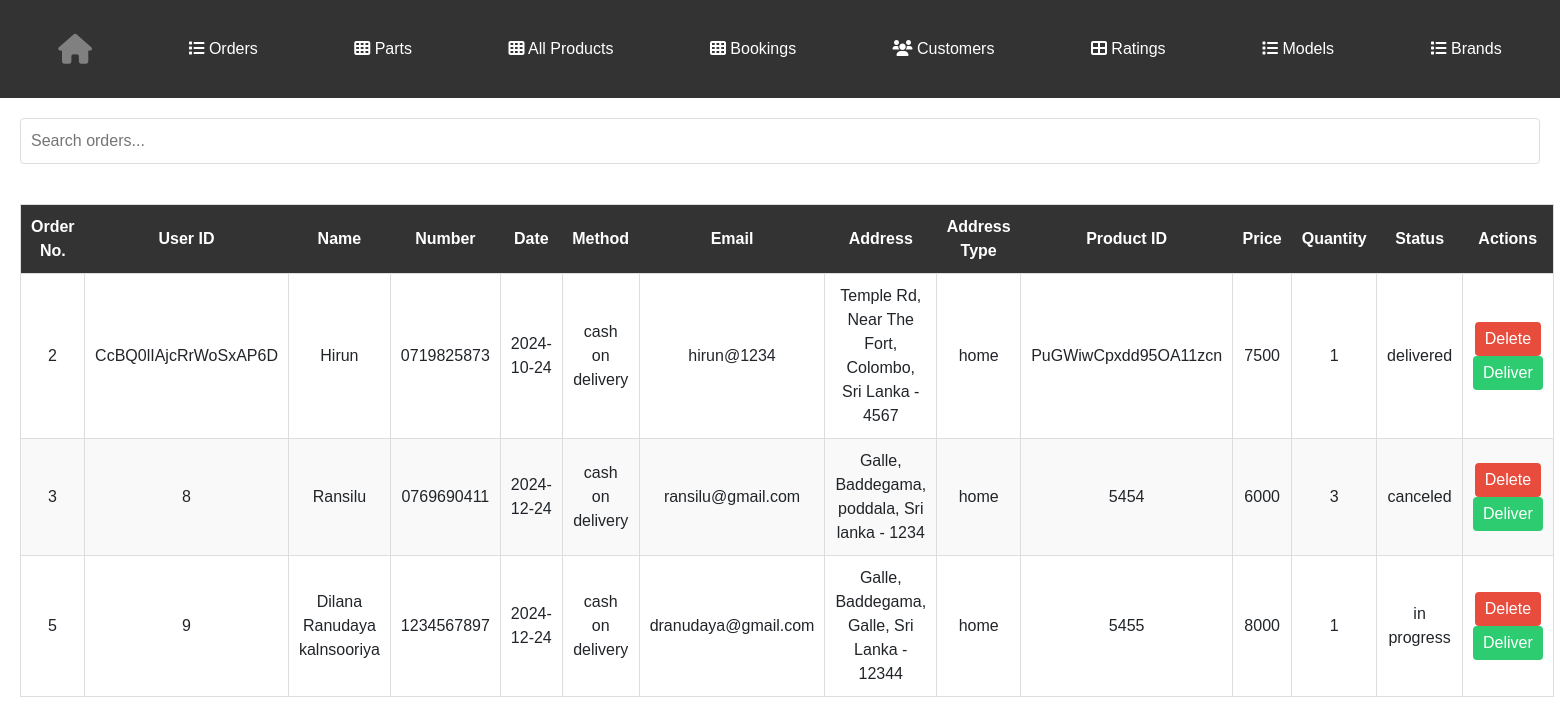
The app's page /admin_panel/adminView/viewAllOrders.php with its own data.
### tables this page shows
CREATE TABLE `orders` (
  `id` int(20) NOT NULL,
  `user_id` varchar(20) NOT NULL,
  `name` varchar(50) NOT NULL,
  `number` varchar(10) NOT NULL,
  `email` varchar(50) NOT NULL,
  `address` varchar(200) NOT NULL,
  `address_type` varchar(10) NOT NULL,
  `method` varchar(50) NOT NULL,
  `product_id` varchar(20) NOT NULL,
  `price` varchar(10) NOT NULL,
  `qty` varchar(2) NOT NULL,
  `date` date NOT NULL DEFAULT current_timestamp(),
  `status` varchar(50) NOT NULL DEFAULT 'in progress'
);

### admin_panel/adminView/viewAllOrders.php (the view, shortened to what this page needs)
<?php
include_once "../config/dbconnect.php";
$query = "SELECT * FROM orders";
$result = $conn->query($query);
?>
<!DOCTYPE html>
<html lang="en">
<head>
    <link rel="stylesheet" href="https://cdnjs.cloudflare.com/ajax/libs/font-awesome/6.0.0-beta3/css/all.min.css">
    <link rel="stylesheet" href="https://stackpath.bootstrapcdn.com/bootstrap/4.5.2/css/bootstrap.min.css">
</head>
<body>
<div class="navbar">
    <a href="../index.php">
        <i class="fa fa-home" style="display: block; color: grey; font-size: 30px; margin: 10px 0;"></i>
    </a>
    <a href="viewAllOrders.php"><i class="fa fa-list"></i> Orders</a>
    <a href="viewParts.php"><i class="fa fa-th"></i> Parts</a>
    <a href="viewAllProducts.php"><i class="fa fa-th"></i> All Products</a>
    <a href="bookingad.php"><i class="fa fa-th"></i> Bookings</a>
    <a href="viewCustomers.php"><i class="fa fa-users"></i> Customers</a>
    <a href="viewRating.php"><i class="fa fa-th-large"></i> Ratings</a>
    <a href="models.php"><i class="fa fa-list"></i> Models</a>
    <a href="brands.php"><i class="fa fa-list"></i> Brands</a>
</div>
    <div id="main">
        <input type="text" id="searchBar" placeholder="Search orders..." onkeyup="searchTable()">
        <table id="orderTable">
            <thead>
                <tr>
                    <th>Order No.</th>
                    <th>User ID</th>
                    <th>Name</th>
                    <th>Number</th>
                    <th>Date</th>
                    <th>Method</th>
                    <th>Email</th>
                    <th>Address</th>
                    <th>Address Type</th>
                    <th>Product ID</th>
                    <th>Price</th>
                    <th>Quantity</th>
                    <th>Status</th>
                    <th>Actions</th>
                </tr>
            </thead>
            <tbody>
                <?php if ($result->num_rows > 0): ?>
                    <?php while ($row = $result->fetch_assoc()): ?>
                        <tr>
                            <td><?= htmlspecialchars($row["id"]) ?></td>
                            <td><?= htmlspecialchars($row["user_id"]) ?></td>
                            <td><?= htmlspecialchars($row["name"]) ?></td>
                            <td><?= htmlspecialchars($row["number"]) ?></td>
                            <td><?= htmlspecialchars($row["date"]) ?></td>
                            <td><?= htmlspecialchars($row["method"]) ?></td>
                            <td><?= htmlspecialchars($row["email"]) ?></td>
                            <td><?= htmlspecialchars($row["address"]) ?></td>
                            <td><?= htmlspecialchars($row["address_type"]) ?></td>
                            <td><?= htmlspecialchars($row["product_id"]) ?></td>
                            <td><?= htmlspecialchars($row["price"]) ?></td>
                            <td><?= htmlspecialchars($row["qty"]) ?></td>
                            <td><?= htmlspecialchars($row["status"]) ?></td>
                            <td>
                                <form method="POST" style="display:inline;">
                                    <button type="submit" name="delete" class="btn-delete">Delete</button>
                                </form>
                                <form method="POST" style="display:inline;">
                                    <button type="submit" name="deliver" class="btn-deliver">Deliver</button>
                                </form>
                            </td>
                        </tr>
                    <?php endwhile; ?>
                <?php else: ?>
                    <tr>
                        <td colspan="14">No orders found.</td>
                    </tr>
                <?php endif; ?>
            </tbody>
        </table>
    </div>
</body>
</html>

### admin_panel/adminView/viewAllOrders.php (style rules this page uses)
body { font-family: Arial, sans-serif; margin: 0; padding: 0; }
.navbar { background-color: #333; overflow: hidden; display: flex; justify-content: space-around; align-items: center; padding: 10px; }
.navbar a { color: white; text-decoration: none; padding: 14px 20px; display: inline-block; font-size: 16px; transition: background-color 0.3s; }
#main { padding: 20px; }
table { width: 100%; border-collapse: collapse; margin: 20px 0; font-size: 16px; background-color: #fff; border: 1px solid #ddd; }
th { background-color: #333; color: white; text-align: center; padding: 10px; }
td { padding: 10px; text-align: center; border: 1px solid #ddd; }
tr:nth-child(even) { background-color: #f9f9f9; }
tr:nth-child(odd) { background-color: #fff; }
.btn-delete { background-color: #e74c3c; color: white; padding: 5px 10px; border: none; border-radius: 4px; cursor: pointer; }
.btn-deliver { background-color: #2ecc71; color: white; padding: 5px 10px; border: none; border-radius: 4px; cursor: pointer; }
#searchBar { width: 100%; padding: 10px; margin-bottom: 20px; border: 1px solid #ddd; border-radius: 4px; }

### records on screen
orders: id "2", user "CcBQ0lIAjcRrWoSxAP6D", name "Hirun", number "0719825873", date "2024-10-24", method "cash on delivery", email "hirun@1234", address "Temple Rd, Near The Fort, Colombo, Sri Lanka - 4567", address_type "home", product "PuGWiwCpxdd95OA11zcn", price "7500", qty "1", status "delivered"
orders: id "3", user "8", name "Ransilu", number "0769690411", date "2024-12-24", method "cash on delivery", email "ransilu@gmail.com", address "Galle, Baddegama, poddala, Sri lanka - 1234", address_type "home", product "5454", price "6000", qty "3", status "canceled"
orders: id "5", user "9", name "Dilana Ranudaya kalnsooriya", number "1234567897", date "2024-12-24", method "cash on delivery", email "dranudaya@gmail.com", address "Galle, Baddegama, Galle, Sri Lanka - 12344", address_type "home", product "5455", price "8000", qty "1", status "in progress"
